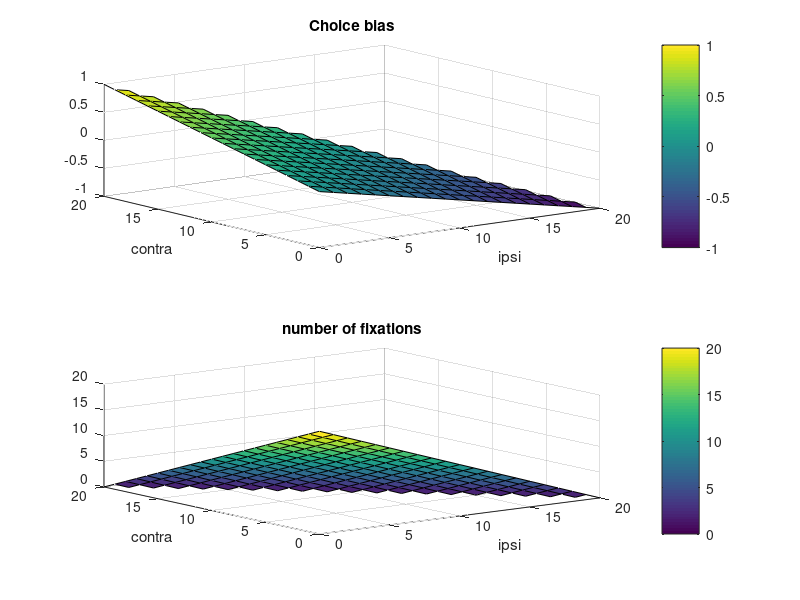
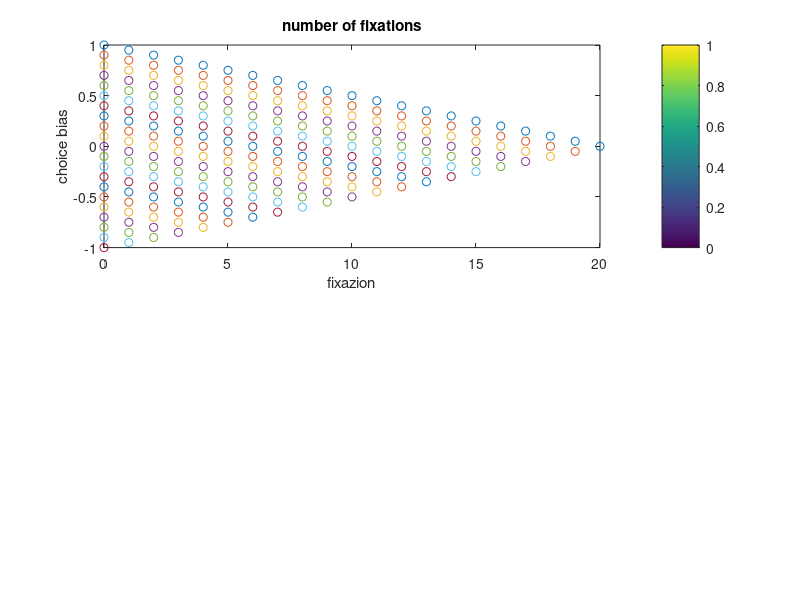

Write MATLAB code to recreate these figures, in order.
function testsim_choice_bias

N = 20; % trials

C = [0:N];
I = [0:N];
f = NaN(length(C),length(I));
CB = f;
for c = 1:length(C)
    for i = 1:length(I) 
        if (C(c) + I(i)) <= N
            f(c,i) = N - C(c) - I(i);
            CB(c,i) = (C(c) - I(i))/N;
        end
    end
end


subplot(2,1,1)
surf(C,I,CB);
ylabel('contra');
xlabel('ipsi');
title('Choice bias');
colorbar;


subplot(2,1,2)
surf(C,I,f);
ylabel('contra');
xlabel('ipsi');
title('number of fixations');
colorbar;

figure(2)
subplot(2,1,1)
plot(f,CB, 'o');
ylabel('choice bias');
xlabel('fixazion');
title('number of fixations');
colorbar;
